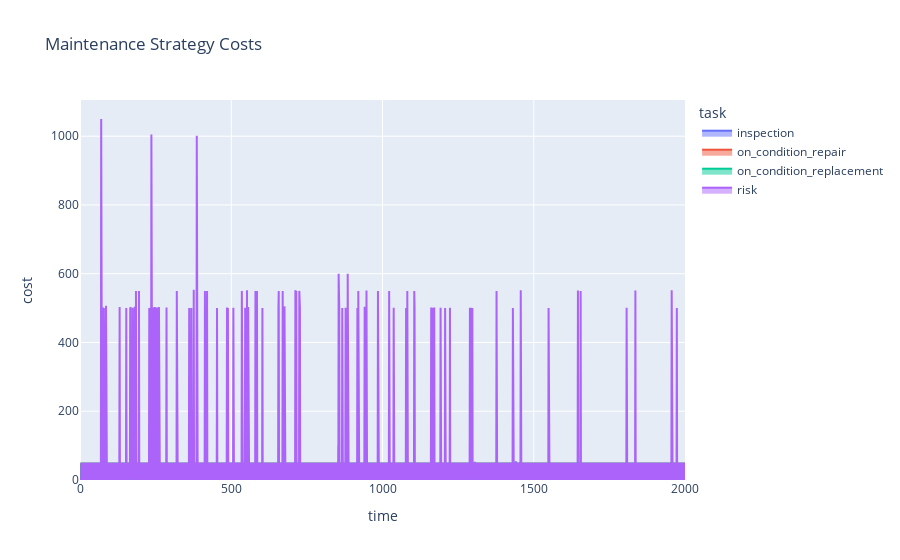

Source (notebook cell):
### Markdown cell above
## Maintenance Strategy

The maintenance strategy...

### Code cell
import cProfile
p = cProfile.Profile()
p.enable()

fm = FailureMode().set_demo()

fm.mc_timeline(t_end=2000, n_iterations=100)

df = fm.expected_risk_cost_df()

fig = px.area(df, x="time", y="cost", color="task", title='Maintenance Strategy Costs')
fig.show()
p.disable()
p.dump_stats("results.prof")

### Figure 1 — Plotly figure (JSON) as saved in the notebook; plotly's stock layout.template omitted (floating-point values rounded to 4 significant figures; data arrays with more than 128 entries replaced by an {"elided": "..."} marker saying what was removed)
{"data": [{"hovertemplate": "task=inspection<br>time=%{x}<br>cost=%{y}<extra></extra>", "legendgroup": "inspection", "line": {"color": "#636efa"}, "mode": "lines", "name": "inspection", "orientation": "v", "showlegend": true, "stackgroup": "1", "type": "scatter", "x": {"elided": "2001 int values"}, "xaxis": "x", "y": {"elided": "2001 int values"}, "yaxis": "y"}, {"hovertemplate": "task=on_condition_repair<br>time=%{x}<br>cost=%{y}<extra></extra>", "legendgroup": "on_condition_repair", "line": {"color": "#EF553B"}, "mode": "lines", "name": "on_condition_repair", "orientation": "v", "showlegend": true, "stackgroup": "1", "type": "scatter", "x": {"elided": "2001 int values"}, "xaxis": "x", "y": {"elided": "2001 int values"}, "yaxis": "y"}, {"hovertemplate": "task=on_condition_replacement<br>time=%{x}<br>cost=%{y}<extra></extra>", "legendgroup": "on_condition_replacement", "line": {"color": "#00cc96"}, "mode": "lines", "name": "on_condition_replacement", "orientation": "v", "showlegend": true, "stackgroup": "1", "type": "scatter", "x": {"elided": "2001 int values"}, "xaxis": "x", "y": {"elided": "2001 int values"}, "yaxis": "y"}, {"hovertemplate": "task=risk<br>time=%{x}<br>cost=%{y}<extra></extra>", "legendgroup": "risk", "line": {"color": "#ab63fa"}, "mode": "lines", "name": "risk", "orientation": "v", "showlegend": true, "stackgroup": "1", "type": "scatter", "x": {"elided": "2001 int values"}, "xaxis": "x", "y": {"elided": "2001 int values"}, "yaxis": "y"}], "layout": {"legend": {"title": {"text": "task"}, "tracegroupgap": 0}, "title": {"text": "Maintenance Strategy Costs"}, "xaxis": {"anchor": "y", "domain": [0, 1], "title": {"text": "time"}}, "yaxis": {"anchor": "x", "domain": [0, 1], "title": {"text": "cost"}}}}
